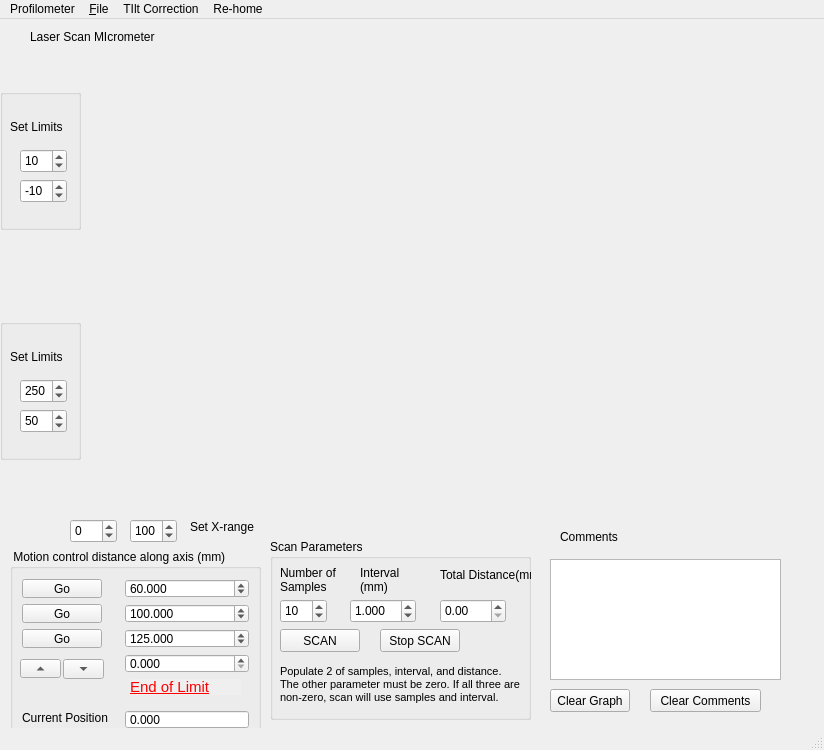
<?xml version="1.0" encoding="UTF-8"?>
<ui version="4.0">
 <class>MainWindow</class>
 <widget class="QMainWindow" name="MainWindow">
  <property name="geometry">
   <rect>
    <x>0</x>
    <y>0</y>
    <width>824</width>
    <height>750</height>
   </rect>
  </property>
  <property name="windowTitle">
   <string>Profilometer</string>
  </property>
  <widget class="QWidget" name="centralwidget">
   <widget class="QLabel" name="label">
    <property name="geometry">
     <rect>
      <x>30</x>
      <y>10</y>
      <width>139</width>
      <height>16</height>
     </rect>
    </property>
    <property name="text">
     <string>Laser Scan MIcrometer</string>
    </property>
   </widget>
   <widget class="QGroupBox" name="ScanParameters">
    <property name="geometry">
     <rect>
      <x>270</x>
      <y>520</y>
      <width>261</width>
      <height>181</height>
     </rect>
    </property>
    <property name="title">
     <string>Scan Parameters</string>
    </property>
    <widget class="QPushButton" name="btn_SCAN">
     <property name="geometry">
      <rect>
       <x>10</x>
       <y>90</y>
       <width>80</width>
       <height>23</height>
      </rect>
     </property>
     <property name="text">
      <string>SCAN</string>
     </property>
    </widget>
    <widget class="QSpinBox" name="sb_Npoints">
     <property name="geometry">
      <rect>
       <x>10</x>
       <y>60</y>
       <width>47</width>
       <height>24</height>
      </rect>
     </property>
     <property name="maximum">
      <number>2000</number>
     </property>
     <property name="value">
      <number>10</number>
     </property>
    </widget>
    <widget class="QLabel" name="lbl_Nsamples">
     <property name="geometry">
      <rect>
       <x>10</x>
       <y>20</y>
       <width>81</width>
       <height>41</height>
      </rect>
     </property>
     <property name="text">
      <string>Number of Samples</string>
     </property>
     <property name="wordWrap">
      <bool>true</bool>
     </property>
    </widget>
    <widget class="QLabel" name="lbl_sampleLength">
     <property name="geometry">
      <rect>
       <x>90</x>
       <y>20</y>
       <width>51</width>
       <height>41</height>
      </rect>
     </property>
     <property name="text">
      <string>Interval (mm)</string>
     </property>
     <property name="wordWrap">
      <bool>true</bool>
     </property>
    </widget>
    <widget class="QPushButton" name="btn_stop">
     <property name="geometry">
      <rect>
       <x>110</x>
       <y>90</y>
       <width>80</width>
       <height>23</height>
      </rect>
     </property>
     <property name="text">
      <string>Stop SCAN</string>
     </property>
    </widget>
    <widget class="QDoubleSpinBox" name="sb_interval">
     <property name="geometry">
      <rect>
       <x>80</x>
       <y>60</y>
       <width>66</width>
       <height>24</height>
      </rect>
     </property>
     <property name="decimals">
      <number>3</number>
     </property>
     <property name="singleStep">
      <double>0.050000000000000</double>
     </property>
     <property name="value">
      <double>1.000000000000000</double>
     </property>
    </widget>
    <widget class="QDoubleSpinBox" name="sb_distance">
     <property name="geometry">
      <rect>
       <x>170</x>
       <y>60</y>
       <width>66</width>
       <height>24</height>
      </rect>
     </property>
     <property name="maximum">
      <double>220.000000000000000</double>
     </property>
    </widget>
    <widget class="QLabel" name="label_3">
     <property name="geometry">
      <rect>
       <x>170</x>
       <y>20</y>
       <width>111</width>
       <height>31</height>
      </rect>
     </property>
     <property name="text">
      <string>Total Distance(mm)</string>
     </property>
     <property name="wordWrap">
      <bool>true</bool>
     </property>
    </widget>
    <widget class="QLabel" name="label_4">
     <property name="geometry">
      <rect>
       <x>10</x>
       <y>120</y>
       <width>241</width>
       <height>51</height>
      </rect>
     </property>
     <property name="font">
      <font>
       <pointsize>8</pointsize>
      </font>
     </property>
     <property name="text">
      <string>Populate 2 of samples, interval, and distance. The other parameter must be zero. If all three are non-zero, scan will use samples and interval.</string>
     </property>
     <property name="textFormat">
      <enum>Qt::PlainText</enum>
     </property>
     <property name="scaledContents">
      <bool>true</bool>
     </property>
     <property name="wordWrap">
      <bool>true</bool>
     </property>
    </widget>
   </widget>
   <widget class="QGroupBox" name="gb_">
    <property name="geometry">
     <rect>
      <x>10</x>
      <y>530</y>
      <width>251</width>
      <height>191</height>
     </rect>
    </property>
    <property name="title">
     <string> Motion control distance along axis (mm)</string>
    </property>
    <widget class="QPushButton" name="btn_go1">
     <property name="geometry">
      <rect>
       <x>12</x>
       <y>30</y>
       <width>80</width>
       <height>19</height>
      </rect>
     </property>
     <property name="text">
      <string>Go</string>
     </property>
    </widget>
    <widget class="QDoubleSpinBox" name="sb_goto1">
     <property name="geometry">
      <rect>
       <x>115</x>
       <y>30</y>
       <width>124</width>
       <height>19</height>
      </rect>
     </property>
     <property name="contextMenuPolicy">
      <enum>Qt::NoContextMenu</enum>
     </property>
     <property name="toolTipDuration">
      <number>2</number>
     </property>
     <property name="decimals">
      <number>3</number>
     </property>
     <property name="minimum">
      <double>-200.000000000000000</double>
     </property>
     <property name="maximum">
      <double>300.000000000000000</double>
     </property>
     <property name="value">
      <double>60.000000000000000</double>
     </property>
    </widget>
    <widget class="QPushButton" name="btn_goto2">
     <property name="geometry">
      <rect>
       <x>12</x>
       <y>55</y>
       <width>80</width>
       <height>19</height>
      </rect>
     </property>
     <property name="text">
      <string>Go</string>
     </property>
    </widget>
    <widget class="QDoubleSpinBox" name="sb_goto2">
     <property name="geometry">
      <rect>
       <x>115</x>
       <y>55</y>
       <width>124</width>
       <height>19</height>
      </rect>
     </property>
     <property name="decimals">
      <number>3</number>
     </property>
     <property name="minimum">
      <double>-200.000000000000000</double>
     </property>
     <property name="maximum">
      <double>300.000000000000000</double>
     </property>
     <property name="value">
      <double>100.000000000000000</double>
     </property>
    </widget>
    <widget class="QPushButton" name="btn_goto3">
     <property name="geometry">
      <rect>
       <x>12</x>
       <y>80</y>
       <width>80</width>
       <height>19</height>
      </rect>
     </property>
     <property name="text">
      <string>Go</string>
     </property>
    </widget>
    <widget class="QDoubleSpinBox" name="sb_goto3">
     <property name="geometry">
      <rect>
       <x>115</x>
       <y>80</y>
       <width>124</width>
       <height>19</height>
      </rect>
     </property>
     <property name="decimals">
      <number>3</number>
     </property>
     <property name="minimum">
      <double>-200.000000000000000</double>
     </property>
     <property name="maximum">
      <double>300.000000000000000</double>
     </property>
     <property name="value">
      <double>125.000000000000000</double>
     </property>
    </widget>
    <widget class="QDoubleSpinBox" name="sb_goto3_2">
     <property name="geometry">
      <rect>
       <x>115</x>
       <y>105</y>
       <width>124</width>
       <height>19</height>
      </rect>
     </property>
     <property name="decimals">
      <number>3</number>
     </property>
     <property name="minimum">
      <double>0.000000000000000</double>
     </property>
     <property name="maximum">
      <double>300.000000000000000</double>
     </property>
     <property name="value">
      <double>0.000000000000000</double>
     </property>
    </widget>
    <widget class="QLabel" name="lbl_current_pos">
     <property name="geometry">
      <rect>
       <x>12</x>
       <y>161</y>
       <width>97</width>
       <height>16</height>
      </rect>
     </property>
     <property name="text">
      <string>Current Position</string>
     </property>
    </widget>
    <widget class="QDoubleSpinBox" name="curr_position">
     <property name="geometry">
      <rect>
       <x>115</x>
       <y>161</y>
       <width>124</width>
       <height>19</height>
      </rect>
     </property>
     <property name="readOnly">
      <bool>true</bool>
     </property>
     <property name="buttonSymbols">
      <enum>QAbstractSpinBox::NoButtons</enum>
     </property>
     <property name="decimals">
      <number>3</number>
     </property>
     <property name="minimum">
      <double>-100.000000000000000</double>
     </property>
     <property name="maximum">
      <double>300.000000000000000</double>
     </property>
    </widget>
    <widget class="QToolButton" name="down_btn">
     <property name="geometry">
      <rect>
       <x>53</x>
       <y>110</y>
       <width>41</width>
       <height>20</height>
      </rect>
     </property>
     <property name="text">
      <string>Move Index</string>
     </property>
     <property name="arrowType">
      <enum>Qt::DownArrow</enum>
     </property>
    </widget>
    <widget class="QToolButton" name="up_btn">
     <property name="geometry">
      <rect>
       <x>10</x>
       <y>110</y>
       <width>41</width>
       <height>19</height>
      </rect>
     </property>
     <property name="font">
      <font>
       <pointsize>11</pointsize>
      </font>
     </property>
     <property name="text">
      <string>...</string>
     </property>
     <property name="arrowType">
      <enum>Qt::UpArrow</enum>
     </property>
    </widget>
    <widget class="QLabel" name="limit_lable">
     <property name="enabled">
      <bool>false</bool>
     </property>
     <property name="geometry">
      <rect>
       <x>120</x>
       <y>130</y>
       <width>111</width>
       <height>16</height>
      </rect>
     </property>
     <property name="palette">
      <palette>
       <active>
        <colorrole role="WindowText">
         <brush brushstyle="SolidPattern">
          <color alpha="255">
           <red>255</red>
           <green>0</green>
           <blue>0</blue>
          </color>
         </brush>
        </colorrole>
        <colorrole role="Text">
         <brush brushstyle="SolidPattern">
          <color alpha="255">
           <red>255</red>
           <green>0</green>
           <blue>0</blue>
          </color>
         </brush>
        </colorrole>
        <colorrole role="ButtonText">
         <brush brushstyle="SolidPattern">
          <color alpha="255">
           <red>255</red>
           <green>0</green>
           <blue>0</blue>
          </color>
         </brush>
        </colorrole>
       </active>
       <inactive>
        <colorrole role="WindowText">
         <brush brushstyle="SolidPattern">
          <color alpha="255">
           <red>255</red>
           <green>0</green>
           <blue>0</blue>
          </color>
         </brush>
        </colorrole>
        <colorrole role="Text">
         <brush brushstyle="SolidPattern">
          <color alpha="255">
           <red>255</red>
           <green>0</green>
           <blue>0</blue>
          </color>
         </brush>
        </colorrole>
        <colorrole role="ButtonText">
         <brush brushstyle="SolidPattern">
          <color alpha="255">
           <red>255</red>
           <green>0</green>
           <blue>0</blue>
          </color>
         </brush>
        </colorrole>
       </inactive>
       <disabled>
        <colorrole role="WindowText">
         <brush brushstyle="SolidPattern">
          <color alpha="255">
           <red>255</red>
           <green>0</green>
           <blue>0</blue>
          </color>
         </brush>
        </colorrole>
        <colorrole role="Text">
         <brush brushstyle="SolidPattern">
          <color alpha="255">
           <red>255</red>
           <green>0</green>
           <blue>0</blue>
          </color>
         </brush>
        </colorrole>
        <colorrole role="ButtonText">
         <brush brushstyle="SolidPattern">
          <color alpha="255">
           <red>255</red>
           <green>0</green>
           <blue>0</blue>
          </color>
         </brush>
        </colorrole>
       </disabled>
      </palette>
     </property>
     <property name="font">
      <font>
       <pointsize>11</pointsize>
       <underline>true</underline>
      </font>
     </property>
     <property name="autoFillBackground">
      <bool>true</bool>
     </property>
     <property name="styleSheet">
      <string notr="true">color: red</string>
     </property>
     <property name="text">
      <string>End of Limit</string>
     </property>
     <property name="textFormat">
      <enum>Qt::PlainText</enum>
     </property>
    </widget>
   </widget>
   <widget class="QWidget" name="widget" native="true">
    <property name="geometry">
     <rect>
      <x>80</x>
      <y>30</y>
      <width>711</width>
      <height>471</height>
     </rect>
    </property>
    <property name="autoFillBackground">
     <bool>true</bool>
    </property>
   </widget>
   <widget class="QSpinBox" name="sb_left">
    <property name="geometry">
     <rect>
      <x>70</x>
      <y>500</y>
      <width>47</width>
      <height>24</height>
     </rect>
    </property>
    <property name="minimum">
     <number>-100</number>
    </property>
    <property name="maximum">
     <number>120</number>
    </property>
   </widget>
   <widget class="QSpinBox" name="sb_right">
    <property name="geometry">
     <rect>
      <x>130</x>
      <y>500</y>
      <width>47</width>
      <height>24</height>
     </rect>
    </property>
    <property name="maximum">
     <number>200</number>
    </property>
    <property name="value">
     <number>100</number>
    </property>
   </widget>
   <widget class="QLabel" name="label_2">
    <property name="geometry">
     <rect>
      <x>190</x>
      <y>500</y>
      <width>81</width>
      <height>16</height>
     </rect>
    </property>
    <property name="text">
     <string>Set X-range</string>
    </property>
   </widget>
   <widget class="QGroupBox" name="groupBox">
    <property name="geometry">
     <rect>
      <x>0</x>
      <y>70</y>
      <width>81</width>
      <height>141</height>
     </rect>
    </property>
    <property name="title">
     <string/>
    </property>
    <widget class="QSpinBox" name="sb_lower_limit">
     <property name="geometry">
      <rect>
       <x>20</x>
       <y>90</y>
       <width>47</width>
       <height>24</height>
      </rect>
     </property>
     <property name="minimum">
      <number>-100</number>
     </property>
     <property name="maximum">
      <number>100</number>
     </property>
     <property name="value">
      <number>-10</number>
     </property>
    </widget>
    <widget class="QSpinBox" name="sb_upper_limit">
     <property name="geometry">
      <rect>
       <x>20</x>
       <y>60</y>
       <width>47</width>
       <height>24</height>
      </rect>
     </property>
     <property name="minimum">
      <number>-100</number>
     </property>
     <property name="maximum">
      <number>100</number>
     </property>
     <property name="value">
      <number>10</number>
     </property>
    </widget>
    <widget class="QLabel" name="lbl_limit">
     <property name="geometry">
      <rect>
       <x>10</x>
       <y>30</y>
       <width>59</width>
       <height>15</height>
      </rect>
     </property>
     <property name="text">
      <string>Set Limits</string>
     </property>
    </widget>
   </widget>
   <widget class="QPushButton" name="btn_Clear">
    <property name="geometry">
     <rect>
      <x>550</x>
      <y>670</y>
      <width>80</width>
      <height>23</height>
     </rect>
    </property>
    <property name="text">
     <string>Clear Graph</string>
    </property>
   </widget>
   <widget class="QGroupBox" name="groupBox_2">
    <property name="geometry">
     <rect>
      <x>0</x>
      <y>300</y>
      <width>81</width>
      <height>141</height>
     </rect>
    </property>
    <property name="title">
     <string/>
    </property>
    <widget class="QSpinBox" name="sb_lower_limit_intensity">
     <property name="geometry">
      <rect>
       <x>20</x>
       <y>90</y>
       <width>47</width>
       <height>24</height>
      </rect>
     </property>
     <property name="minimum">
      <number>-100</number>
     </property>
     <property name="maximum">
      <number>100</number>
     </property>
     <property name="value">
      <number>50</number>
     </property>
    </widget>
    <widget class="QSpinBox" name="sb_upper_limit_intensity">
     <property name="geometry">
      <rect>
       <x>20</x>
       <y>60</y>
       <width>47</width>
       <height>24</height>
      </rect>
     </property>
     <property name="minimum">
      <number>50</number>
     </property>
     <property name="maximum">
      <number>300</number>
     </property>
     <property name="value">
      <number>250</number>
     </property>
    </widget>
    <widget class="QLabel" name="lbl_limit_2">
     <property name="geometry">
      <rect>
       <x>10</x>
       <y>30</y>
       <width>59</width>
       <height>15</height>
      </rect>
     </property>
     <property name="text">
      <string>Set Limits</string>
     </property>
    </widget>
   </widget>
   <widget class="QTextBrowser" name="comments">
    <property name="geometry">
     <rect>
      <x>550</x>
      <y>540</y>
      <width>231</width>
      <height>121</height>
     </rect>
    </property>
    <property name="readOnly">
     <bool>false</bool>
    </property>
    <property name="overwriteMode">
     <bool>true</bool>
    </property>
   </widget>
   <widget class="QLabel" name="comment_label">
    <property name="geometry">
     <rect>
      <x>560</x>
      <y>510</y>
      <width>71</width>
      <height>16</height>
     </rect>
    </property>
    <property name="text">
     <string>Comments</string>
    </property>
   </widget>
   <widget class="QPushButton" name="btn_Clear_2">
    <property name="geometry">
     <rect>
      <x>650</x>
      <y>670</y>
      <width>111</width>
      <height>23</height>
     </rect>
    </property>
    <property name="text">
     <string>Clear Comments</string>
    </property>
   </widget>
  </widget>
  <widget class="QMenuBar" name="menubar">
   <property name="geometry">
    <rect>
     <x>0</x>
     <y>0</y>
     <width>824</width>
     <height>20</height>
    </rect>
   </property>
   <widget class="QMenu" name="menuProfilometer">
    <property name="title">
     <string>Profilometer</string>
    </property>
    <addaction name="action_File"/>
   </widget>
   <widget class="QMenu" name="menu_File">
    <property name="title">
     <string>&amp;File</string>
    </property>
    <addaction name="action_Save"/>
    <addaction name="actionLoad"/>
    <addaction name="action_Print"/>
    <addaction name="action_Close"/>
   </widget>
   <widget class="QMenu" name="menuTIlt_Correction">
    <property name="title">
     <string>TIlt Correction</string>
    </property>
    <addaction name="actionTilt_Correct"/>
   </widget>
   <widget class="QMenu" name="menuRe_home">
    <property name="title">
     <string>Re-home</string>
    </property>
    <addaction name="actionInitialize_Axis"/>
   </widget>
   <addaction name="menuProfilometer"/>
   <addaction name="menu_File"/>
   <addaction name="menuTIlt_Correction"/>
   <addaction name="menuRe_home"/>
  </widget>
  <widget class="QStatusBar" name="statusbar"/>
  <action name="action_File">
   <property name="text">
    <string>&amp;File</string>
   </property>
  </action>
  <action name="action_Save">
   <property name="text">
    <string>&amp;Save</string>
   </property>
  </action>
  <action name="actionTilt_Correct">
   <property name="text">
    <string>Tilt Correct</string>
   </property>
  </action>
  <action name="actionLoad">
   <property name="text">
    <string>&amp;Load</string>
   </property>
  </action>
  <action name="action_Print">
   <property name="text">
    <string>&amp;Print</string>
   </property>
  </action>
  <action name="action_Close">
   <property name="text">
    <string>&amp;Close</string>
   </property>
  </action>
  <action name="actionInitialize_Axis">
   <property name="text">
    <string>Initialize Axis</string>
   </property>
  </action>
 </widget>
 <resources/>
 <connections/>
</ui>
